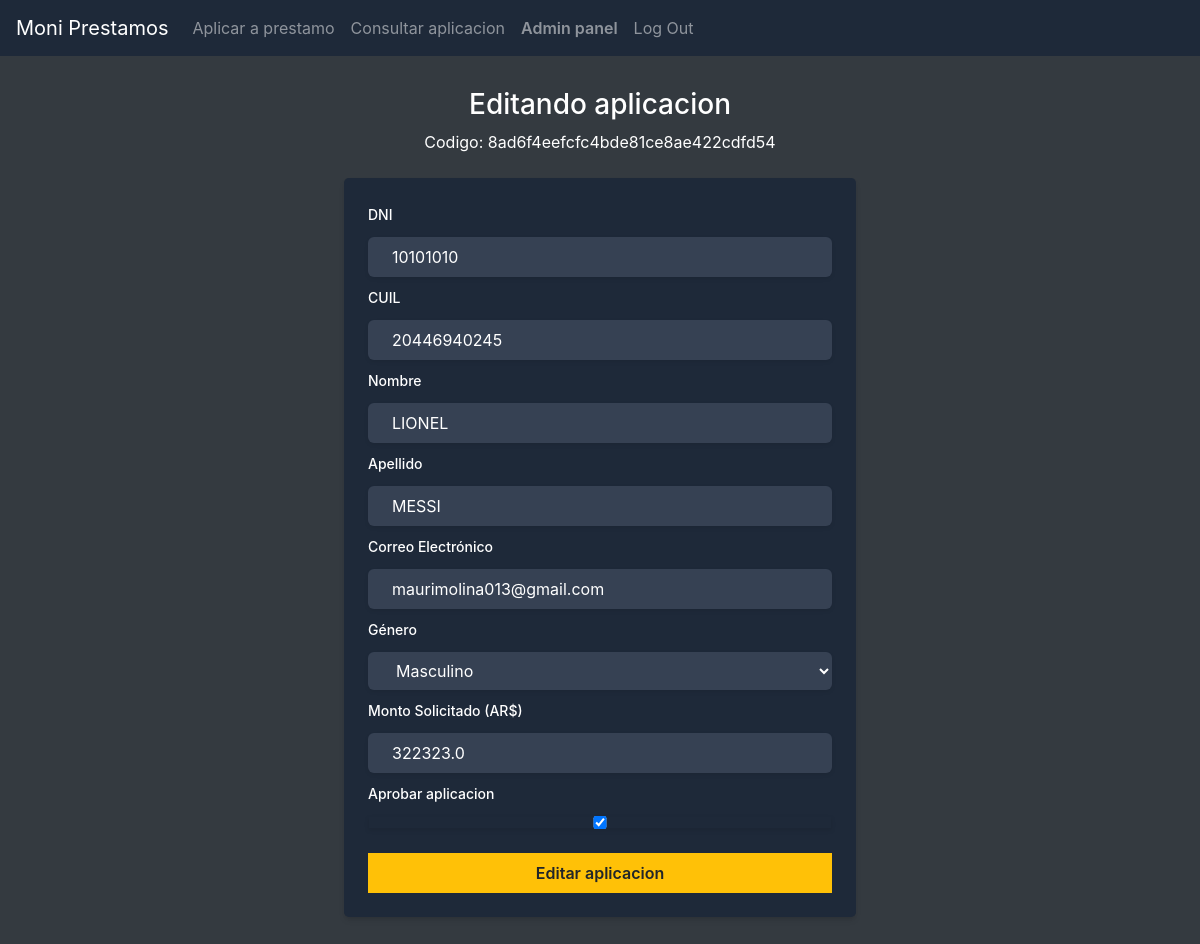
The page /edit_application/8ad6f4eefcfc4bde81ce8ae422cdfd54 (signed in) on the database its author committed.
### loans/models.py (models this page shows, shortened)
class LoanApplication(models.Model):
    id = models.UUIDField(primary_key=True, default=uuid.uuid4, editable=False)
    """
       Elegi usar UUIDs en lugar de id secuencial porque ayuda a mejorar la seguridad,
        ya que hace más difícil adivinar o predecir los IDs de los registros. Esto es especialmente
        útil para evitar ataques donde un atacante podría intentar adivinar o enumerar los registros
        a través de URLs o patrones en la base de datos.
    """
    dni = models.CharField(max_length=8, validators=[dni_validator])
    cuil = models.CharField(max_length=11, validators=[cuil_validator])
    first_name = models.CharField(max_length=255, validators=[name_validator])
    last_name = models.CharField(max_length=255, validators=[name_validator])
    email = models.EmailField(error_messages={
                'invalid': 'Por favor, ingrese un correo electrónico válido.'
            })
    gender = models.CharField(max_length=9, choices=GENDER_CHOICES)
    amount = models.DecimalField(max_digits=8, decimal_places=1,
            error_messages={
                'invalid': 'El monto debe ser un número con un máximo de 7 dígitos y 1 decimal.'
            })
    is_approved = models.BooleanField(default=False)
    created_date = models.DateTimeField(auto_now_add=True) #se define automaticamente cuando se crea la instancia

### loans/permissions.py (the view)
        def wrapper_func(request, *args, **kwargs):
            group = None
            if request.user.groups.exists():
                group = request.user.groups.all()[0].name
            if group in allowed_roles:
                return view_func(request, *args, **kwargs)
            else:
                return HttpResponse('Usted no esta autorizado a ingresar a esta pagina')

### loans/forms.py
class LoanApplicationUpdateForm(ModelForm):
    class Meta:
        model = LoanApplication
        fields = [
            'dni',
            'cuil',
            'first_name',
            'last_name',
            'email',
            'gender',
            'amount',
            'is_approved',
        ]
        labels = {
            'dni': 'DNI',
            'cuil': 'CUIL',
            'first_name': 'Nombre',
            'last_name': 'Apellido',
            'email': 'Correo Electrónico',
            'gender': 'Género',
            'amount': 'Monto Solicitado (AR$)',
            'is_approved':'Aprobar aplicacion',
        }

### loans/permissions.py (called while the page is built)
def allowed_users(allowed_roles=[]):
    def decorator(view_func):
        def wrapper_func(request, *args, **kwargs):
            group = None
            if request.user.groups.exists():
                group = request.user.groups.all()[0].name
            if group in allowed_roles:
                return view_func(request, *args, **kwargs)
            else:
                return HttpResponse('Usted no esta autorizado a ingresar a esta pagina')
        return wrapper_func
    return decorator

### loans/views.py (called while the page is built, shortened)
@allowed_users(allowed_roles=['admin'])
def edit_application(request, pk):
    application = LoanApplication.objects.get(pk=pk)
    form = LoanApplicationUpdateForm(instance=application)
    context = {
        'form':form,
        'application_id':pk
        }
    return render(request, "loans/edit_application.html", context)

### loans/templates/loans/edit_application.html (shortened to what this page needs)
{% extends "loans/layout.html" %}
{% load widget_tweaks %}
{% block body %}
<div class="">
    <h3 class="text-center">Editando aplicacion</h3>
    <p class="text-center">Codigo: {{application_id}}</p>
</div>
    <form method="post" action="{% url 'edit_application' application_id %}" class="max-w-lg mx-auto p-6 mt-6 rounded-lg shadow-md bg-gray-800">
        {% for field in form %}
            <div class="mb-2">
                <label for="{{ field.id_for_label }}" class="block text-sm font-medium">{{ field.label }}</label>
                <div class="mt-1">
                    <span>
                        {{ field|add_class:"block w-full px-4 py-2 rounded-md shadow-sm bg-gray-700"  }}
                    </span>
                </div>
            </div>
        {% endfor %}
        <div class="mt-6">
            <button type="submit" class="w-full py-2 px-4 btn-warning font-semibold rounded-md hover:bg-blue-600 focus:outline-none focus:ring-2 focus:ring-blue-500 focus:ring-opacity-50">
                Editar aplicacion
            </button>
        </div>
    </form>
{% endblock %}

### rows shown on the page
LoanApplication: id "8ad6f4eefcfc4bde81ce8ae422cdfd54", form "10101010" "20446940245" "LIONEL" "MESSI" "maurimolina013@gmail.com" "Masculino" "322323.0" "☑"

### other values the page prints
{{ field.label }} "DNI" "CUIL" "Nombre" "Apellido" "Correo Electrónico" "Género" "Monto Solicitado (AR$)" "Aprobar aplicacion"
